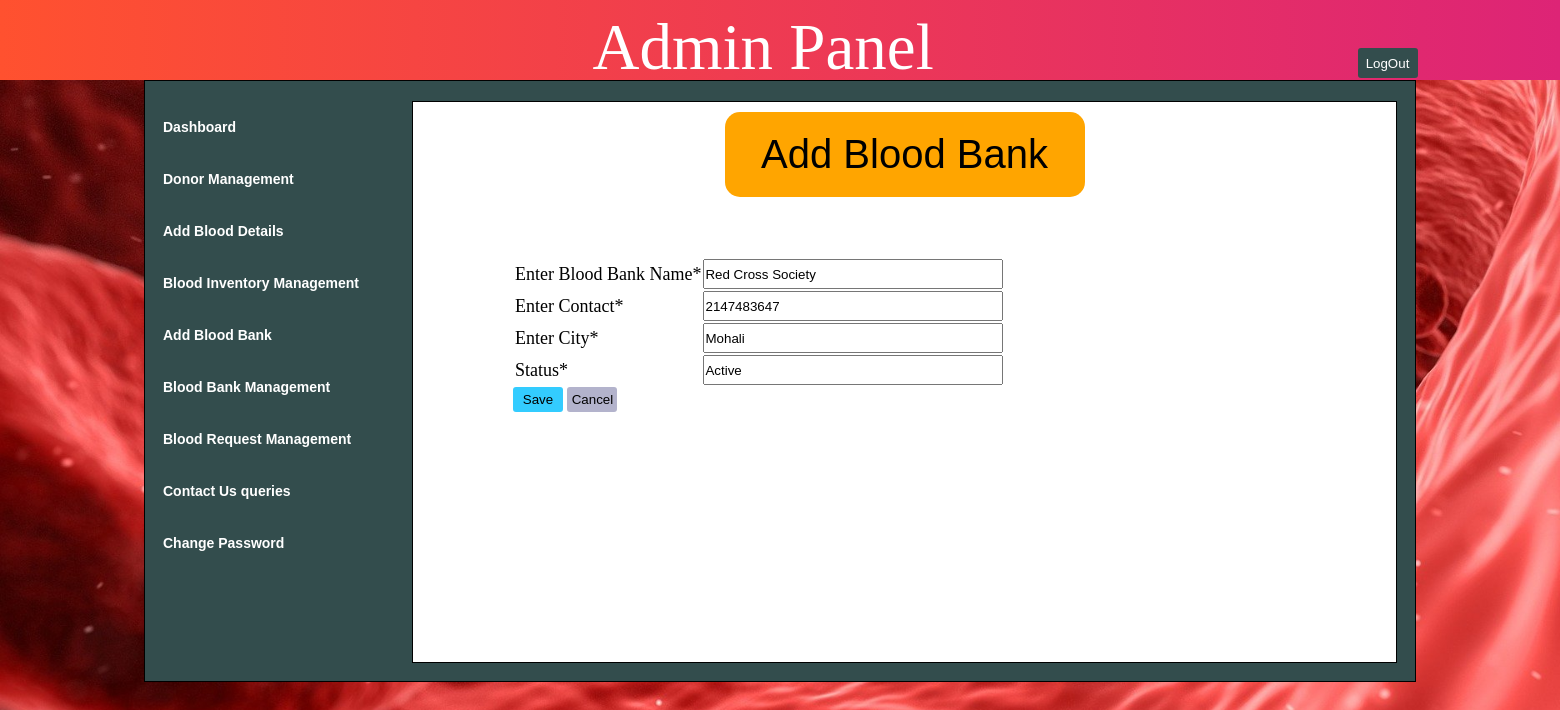
The page /bankdetails.php?eid=1 (signed in) on the database its author committed.
### tables this page shows
CREATE TABLE `bankdetails` (
  `id` int(11) NOT NULL,
  `bankname` varchar(200) NOT NULL,
  `contact` int(11) NOT NULL,
  `city` varchar(200) NOT NULL,
  `status` varchar(20) NOT NULL
);

### bankdetails.php (the view, shortened to what this page needs)
<?php session_start();
	include("common/connection.php");
	if(!empty($_GET['eid']))
	{
		$id=$_GET['eid'];
		$query="select * from bankdetails where id=$id";
		$result=mysqli_query($connect,$query);
		$r=mysqli_fetch_assoc($result);
	}
?>
<html>
	<head>
		<link rel="stylesheet" href="css/style.css"/>
	</head>
	<body>
			<?php include("common/header.php")?>
			<div class="content">
				<div class="innercontainer">
						<?php include("common/sidebar.php")?>
					<div class="middlecontainer">
							<div class="donor">Add Blood Bank</div>
							<div class="main">
								<form method="post" enctype="multipart/form-data" >
										<table>
											<tr>
												<td class="right">Enter Blood Bank Name*</td>
												<td><input type="text" value="<?php if(!empty($r['bankname'])) echo $r['bankname'];?>" name="bn" class="text"></td>
											</tr>
											<tr>
												<td class="right">Enter Contact*</td>
												<td><input type="text" value="<?php if(!empty($r['contact'])) echo $r['contact'];?>" name="econ" class="text"></td>
											</tr>
											<tr>
												<td class="right">Enter City*</td>
												<td><input type="text" value="<?php if(!empty($r['city'])) echo $r['city'];?>"  name="ec" class="text"></td>
											</tr>
											<tr>
												<td class="right">Status*</td>
												<td><input type="text" value="<?php if(!empty($r['status'])) echo $r['status'];?>"  name="status" class="text"></td>
											</tr>
										</table>
									<input type="submit" name="save" class="B" id="save" value="Save"/>
									<input type="button"  class="B" id="cancel" value="Cancel"/>
								</form>
							</div>
					</div>
				</div>
			</div>
	</body>
</html>

### css/style.css (style rules this page uses)
* { margin:0px; padding:0px; font-family:arial; }
body { background-image:url("background.jpg"); background-repeat:no-repeat; background-size:cover; overflow-x:hidden; }
.B { height:80px; width:400px; margin:auto; }
.content { height:680px; width:100%; }
.innercontainer { position:relative; height:600px; width:1270px; background-color:#334d4d; border:1px solid black; margin:auto; }
.middlecontainer { height:560px; width:983px; background-color:white; border:1px solid black; float:left; margin:20px 0px 0px 17px; }
.donor { font-size:40px; text-align:center; font-family:arial; padding-top:20px; padding-bottom:20px; width:360px; margin:auto; background-color:orange; border-radius:15px; margin-top:10px; }
.main { margin:60px 0px 0px 100px; }
.right { font-size:18px; font-family:cursive; }
.text { height:30px; width:300px; }
#save { height:25px; width:50px; color:black; background-color: #33ccff; border:none; border-radius:3px; }
#cancel { height:25px; width:50px; color:black; background-color:#b3b3cc; border:none; border-radius:3px; }

### rows shown on the page
bankdetails: bn "Red Cross Society", econ "2147483647", ec "Mohali", status "Active"
